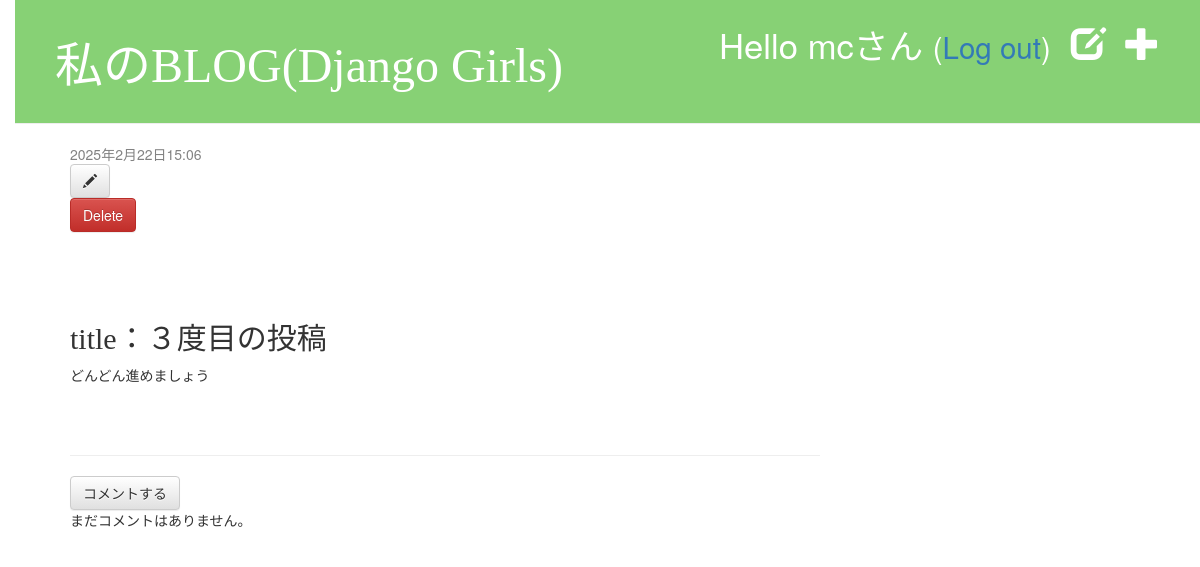
The page /post/3/ (signed in) on the database as committed earlier.
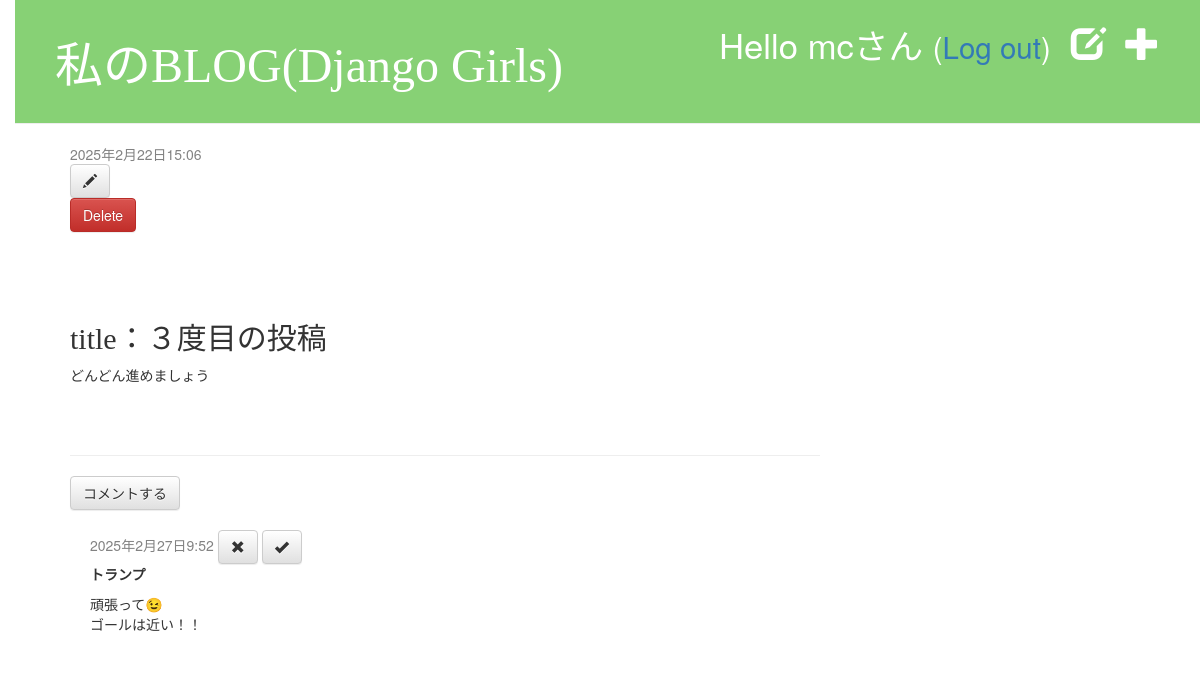
The same page on the database as committed later.
### blog/models.py (models this page shows, shortened)
class Post(models.Model):
    author = models.ForeignKey(settings.AUTH_USER_MODEL, on_delete=models.CASCADE)
    title = models.CharField(max_length=200)
    text = models.TextField()
    created_date = models.DateTimeField(default=timezone.now)
    published_date = models.DateTimeField(blank=True, null=True)

class Comment(models.Model):
    post = models.ForeignKey('blog.Post', on_delete=models.CASCADE, related_name='comments')
    author = models.CharField(max_length=200)
    text = models.TextField()
    created_date = models.DateTimeField(default=timezone.now)
    approved_comment = models.BooleanField(default=False)

### blog/views.py (the view)
# urls.py: path('post/<int:pk>/', views.post_detail, name='post_detail'),
def post_detail(request, pk):
    post = get_object_or_404(Post, pk=pk)
    return render(request, 'blog/post_detail.html', {'post': post})

### blog/templates/blog/post_detail.html
{% extends 'blog/base.html' %}
{% block content %}
    <div class="post">
        {% if post.published_date %}
            <div class="date">
                {{ post.published_date }}
            </div>
        {% else %}
            <form method="POST" action="{% url 'post_publish' pk=post.pk %}" class="post-form">{% csrf_token %}
                <button type="submit" class="post btn btn-secondary" name="publish">投稿する</button>
            </form>
        {% endif %}
        {% if user.is_authenticated %}
            <a class="btn btn-default" href="{% url 'post_edit' pk=post.pk %}"><span class="glyphicon glyphicon-pencil"></span></a>
            <form method="POST" action="{% url 'post_remove' pk=post.pk %}" class="post-form">{% csrf_token %}
                <button type="submit" class="post btn btn-danger" name="delete">
                Delete
                </button>
            </form>
        {% endif %}
        <h2>title：{{ post.title}}</h2>
        <p>{{ post.text | linebreaksbr}}</p>
    </div>
    <hr>
    <a class="btn btn-default" href="{% url 'add_comment_to_post' pk=post.pk %}">コメントする</a>
    {% for comment in post.comments.all %}
        {% if user.is_authenticated or comment.approved_comment %}
            <div class="comment">
                <div class="date">
                    {{ comment.created_date }}
                    {% if not comment.approved_comment %}
                        <a class="btn btn-default" href="{% url 'comment_remove' pk=comment.pk %}"><span class="glyphicon glyphicon-remove"></span></a>
                        <a class="btn btn-default" href="{% url 'comment_approve' pk=comment.pk %}"><span class="glyphicon glyphicon-ok"></span></a>
                    {% endif %}
                </div>
                <strong>{{ comment.author }}</strong>
                <p>{{ comment.text|linebreaks }}</p>
            </div>
        {% endif %}
    {% empty %}
        <p>まだコメントはありません。</p>
    {% endfor %}
{% endblock%}

### blog/templates/blog/base.html (shortened to what this page needs)
{% load static %}
<!DOCTYPE html>
<html lang="ja">
    <head>
        <link rel="stylesheet" href="//maxcdn.bootstrapcdn.com/bootstrap/3.2.0/css/bootstrap.min.css">
        <link rel="stylesheet" href="//maxcdn.bootstrapcdn.com/bootstrap/3.2.0/css/bootstrap-theme.min.css">
        <link rel="stylesheet" href="{% static 'css/blog.css' %}">
    </head>
    <body>
        <div class="page-header">
            {% if user.is_authenticated %}
                <a href="{% url 'post_new' %}" class="top-menu"><span class="glyphicon glyphicon-plus"></span></a>
                <a href="{% url 'post_draft_list' %}" class="top-menu"><span class="glyphicon glyphicon-edit"></span></a>
                <p class="top-menu">Hello {{ user.username }}さん <small>(<a href="{% url 'logout' %}">Log out</a>)</small></p>
            {% else %}
                <a href="{% url 'login' %}" class="top-menu"><span class="glyphicon glyphicon-lock"></span></a>
            {% endif %}
            <h1><a href="/">私のBLOG(Django Girls)</a></h1>
        </div>
        <div class="content container">
            <div class="row">
                <div class="col-md-8">
                {% block content %}
                {% endblock %}
                </div>
            </div>
        </div>
    <body>
</html>

### blog/static/css/blog.css (style rules this page uses)
h1 a, h2 a { color: #87d175; font-family: 'メイリオ'; }
body { padding-left: 15px; }
.page-header { background-color: #87d175; margin-top: 0; padding: 20px 20px 20px 40px; }
.page-header h1, .page-header h1 a, .page-header h1 a:visited, .page-header h1 a:active { color: #ffffff; font-size: 36pt; text-decoration: none; }
.content { margin-left: 40px; }
h1, h2, h3, h4 { font-family: 'メイリオ'; }
.date { color: #828282; }
.top-menu, .top-menu:hover, .top-menu:visited { color: #ffffff; float: right; font-size: 26pt; margin-right: 20px; }
.post { margin-bottom: 70px; }
.comment { margin: 20px 0px 20px 20px; }

Rows that differ between the two databases and show on the page:
added Comment: created_date "2025年2月27日9:52", approved_comment False (drawn), author "トランプ", text "頑張って😉 ゴールは近い！！"
Other text that changed with them:
text no longer shown: "まだコメントはありません。"
